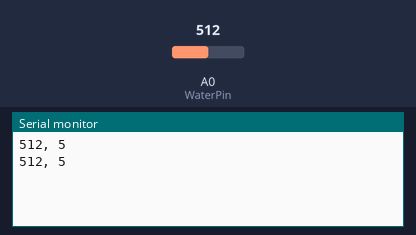
Bench run of a sketch on a simulated Arduino Uno, built with avr-gcc and run on an emulated ATmega328P. On the bench: the last lines printed to the serial monitor. Inputs (shaded band) come from the test bench; at power-on: A0 (WaterPin) = 512.

Above: at 2.8 s.
2.9 s: A0 (WaterPin) set to 716
At 4.6 s:
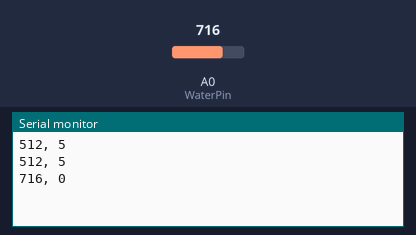
5.6 s: A0 (WaterPin) set to 900
At 7.3 s:
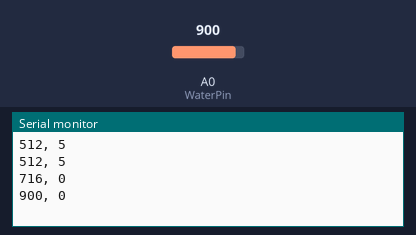
Timing chart, 0 to 8.8 s (numbered marks = the images above; inputs shaded):
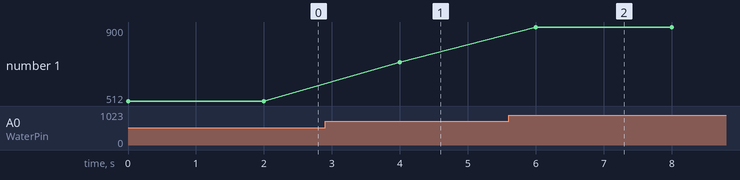

The sketch:

Water.ino
```cpp
#define WaterPin A0

void setup() {
  // put your setup code here, to run once:
  Serial.begin(9600);
}

void loop() {
  // put your main code here, to run repeatedly:
  int WaterValue = analogRead(WaterPin);
  int Water = map(WaterValue, 526, 284, 0, 100);
  Water = constrain(Water, 0, 100);
  Serial.print(WaterValue);
  Serial.print(", ");
  Serial.println(Water);
  delay(2000);
}
```

Measured:
- after the input at 2.9 s, the serial monitor: prints a new line after 1.1 s (image 1)
- after the input at 5.6 s, the serial monitor: prints a new line after 0.40 s (image 2)
- plotted number 1: 512 → 716 after the input at 2.9 s, 716 → 900 after the input at 5.6 s
